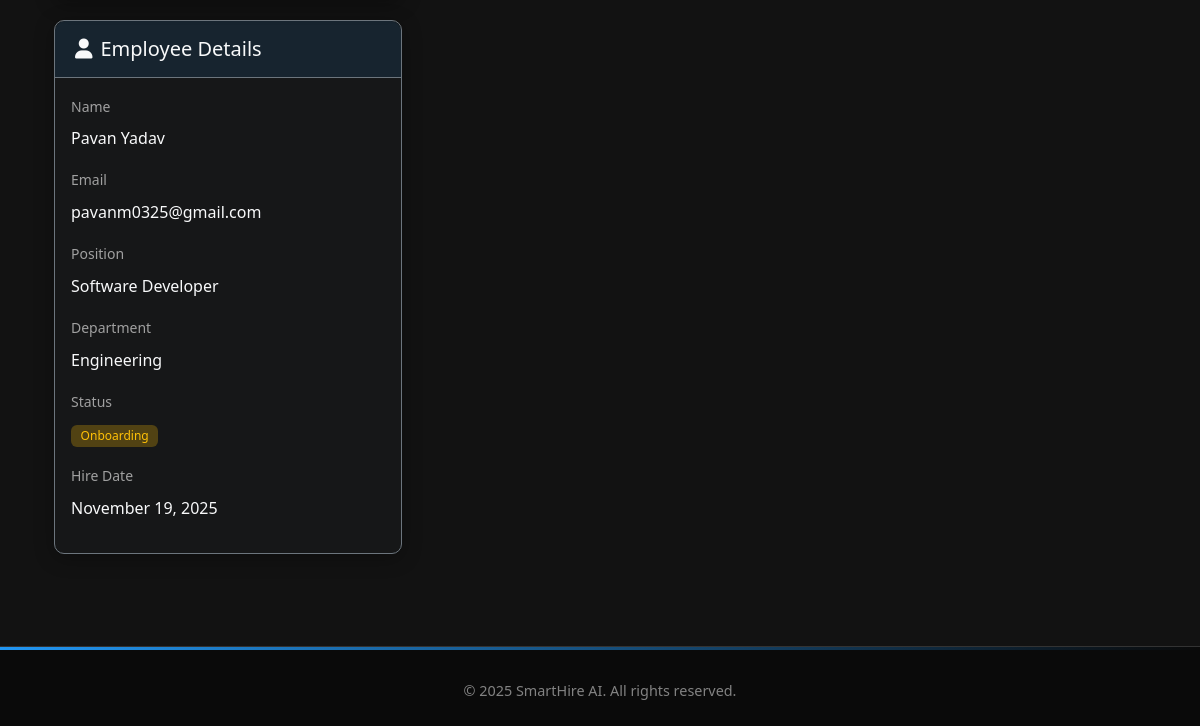
Before: /onboarding?employee_id=3 (signed in, lower part) with the older database file.
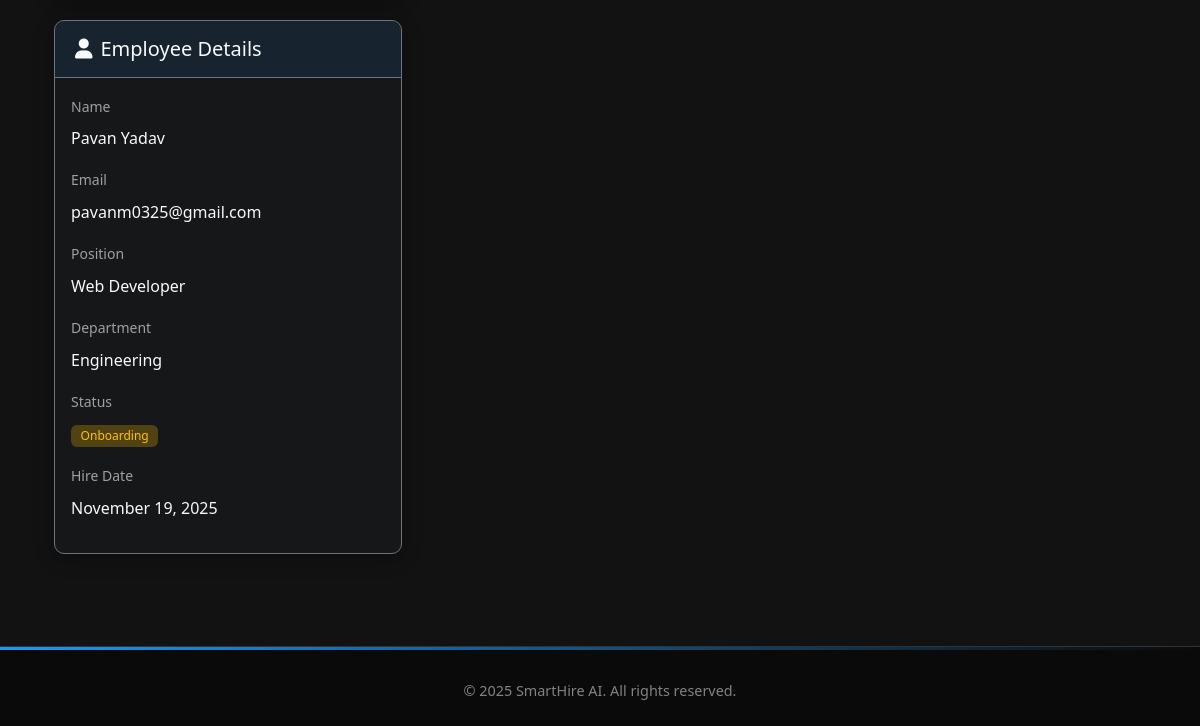
After: the same page with the newer database file.
### app.py (models this page shows, shortened)
class User(db.Model):
    id = db.Column(db.Integer, primary_key=True)
    username = db.Column(db.String(80), unique=True, nullable=False)
    email = db.Column(db.String(120), unique=True, nullable=False)
    password = db.Column(db.String(255), nullable=False)
    full_name = db.Column(db.String(100), nullable=False)
    phone = db.Column(db.String(20), nullable=False)
    role = db.Column(db.String(20), nullable=False)
    department = db.Column(db.String(50), nullable=True)
    created_at = db.Column(db.DateTime, default=datetime.utcnow)
    last_login = db.Column(db.DateTime, nullable=True)
    is_active = db.Column(db.Boolean, default=True)
    status = db.Column(db.String(20), default='Active')
    hire_date = db.Column(db.Date, nullable=True)
    position = db.Column(db.String(100), nullable=True)
    manager_id = db.Column(db.Integer, db.ForeignKey('user.id'), nullable=True)
    employee_id = db.Column(db.String(20), nullable=True)
    exit_date = db.Column(db.Date, nullable=True)
    reset_token = db.Column(db.String(255), nullable=True)
    reset_token_expires = db.Column(db.DateTime, nullable=True)
    manager = db.relationship('User', remote_side=[id], backref=db.backref('direct_reports', lazy=True))
    onboarding_checklist = db.relationship('OnboardingChecklist',
                                         foreign_keys='OnboardingChecklist.employee_id',
                                         backref=db.backref('employee_ref', uselist=False),
                                         uselist=False,
                                         lazy=True)
    assigned_checklists = db.relationship('OnboardingChecklist',
                                        foreign_keys='OnboardingChecklist.assigned_hr_id',
                                        backref='hr_personnel',
                                        lazy=True)

### app.py (the view, shortened to what this page needs)
@app.route('/onboarding', methods=['GET', 'POST'])
@login_required('hr')
def onboarding():
    employee_id = request.args.get('employee_id')
    if employee_id:
        employee = User.query.get_or_404(employee_id)
        checklist = OnboardingChecklist.query.filter_by(employee_id=employee_id).first()
        return render_template('onboarding.html',
                             selected_employee=employee,
                             checklist=checklist,
                             sample_candidates=[])

### app.py (called while the page is built, shortened)
@app.context_processor
def inject_datetime():
    return {
        'timedelta': timedelta,
        'now': datetime.utcnow
    }

def login_required(role=None):
    def decorator(f):
        @wraps(f)
        def decorated_function(*args, **kwargs):
            if 'user_id' not in session or 'role' not in session:
                return redirect(url_for('index'))
            if role:
                allowed_roles = role if isinstance(role, list) else [role]
                if session.get('role') not in allowed_roles:
                    flash('You do not have permission to access this page.', 'danger')
                    if session.get('role') == 'candidate':
                        return redirect(url_for('login', role='candidate'))
                    return redirect(url_for(session.get('role', 'index') + '_dashboard'))
            return f(*args, **kwargs)
        return decorated_function
    return decorator

    def get_progress(self):
        if self.tasks:
            completed = sum(1 for task in self.tasks if task.is_completed)
            return (completed / len(self.tasks)) * 100 if self.tasks else 0

### templates/onboarding.html (shortened to what this page needs)
{% extends "base.html" %}
{% block content %}
<div class="container-fluid py-4">
    <div class="row">
        <div class="col-lg-4 mb-4 order-lg-2">
            {% if selected_employee %}
            <div class="card bg-dark bg-opacity-25 border-secondary">
                <div class="card-header bg-transparent border-secondary">
                    <h5 class="mb-0 text-light">
                        <i class="fas fa-user me-2"></i>Employee Details
                    </h5>
                </div>
                <div class="card-body">
                    <div class="mb-3">
                        <label class="form-label text-muted small">Name</label>
                        <p class="text-light mb-0">{{ selected_employee.full_name }}</p>
                    </div>
                    <div class="mb-3">
                        <label class="form-label text-muted small">Email</label>
                        <p class="text-light mb-0">{{ selected_employee.email }}</p>
                    </div>
                    <div class="mb-3">
                        <label class="form-label text-muted small">Position</label>
                        <p class="text-light mb-0">{{ selected_employee.position or 'N/A' }}</p>
                    </div>
                    <div class="mb-3">
                        <label class="form-label text-muted small">Department</label>
                        <p class="text-light mb-0">{{ selected_employee.department or 'N/A' }}</p>
                    </div>
                    <div class="mb-3">
                        <label class="form-label text-muted small">Status</label>
                        <p class="text-light mb-0">
                            <span class="badge bg-{{ 'success' if selected_employee.status == 'Active' else 'warning' if selected_employee.status == 'Onboarding' else 'secondary' }} bg-opacity-25 text-{{ 'success' if selected_employee.status == 'Active' else 'warning' if selected_employee.status == 'Onboarding' else 'secondary' }}">
                                {{ selected_employee.status or 'N/A' }}
                            </span>
                        </p>
                    </div>
                    <div class="mb-3">
                        <label class="form-label text-muted small">Hire Date</label>
                        <p class="text-light mb-0">{{ selected_employee.hire_date.strftime('%B %d, %Y') if selected_employee.hire_date else selected_employee.created_at.strftime('%B %d, %Y') if selected_employee.created_at else 'N/A' }}</p>
                    </div>
                </div>
            </div>
            {% endif %}
        </div>
        <div class="col-lg-8 order-lg-1">
        </div>
        <div class="col-lg-4">
        </div>
    </div>
</div>
{% endblock %}

Changed rows visible on the page:
changed User "Pavan Yadav": position "Software Developer" → "Web Developer"
